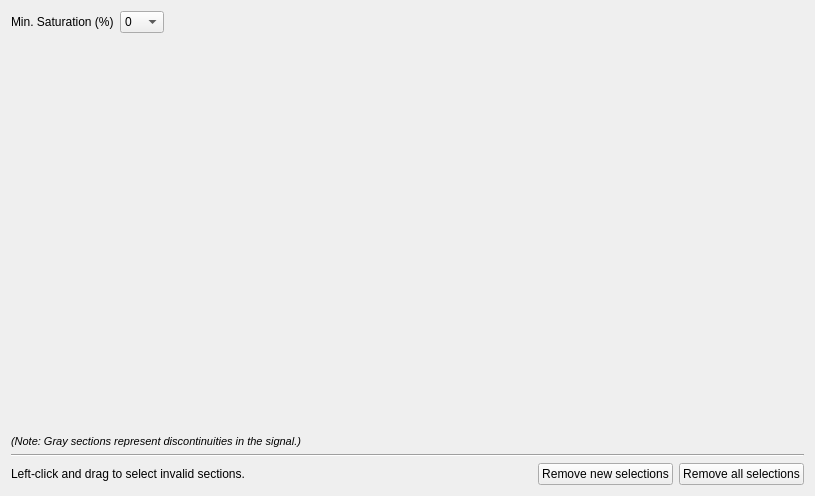
<?xml version="1.0" encoding="UTF-8"?>
<ui version="4.0">
 <class>OxymeterView</class>
 <widget class="QWidget" name="OxymeterView">
  <property name="geometry">
   <rect>
    <x>0</x>
    <y>0</y>
    <width>815</width>
    <height>496</height>
   </rect>
  </property>
  <property name="windowTitle">
   <string>Form</string>
  </property>
  <layout class="QVBoxLayout" name="verticalLayout" stretch="0,1,0,0,0">
   <item>
    <layout class="QHBoxLayout" name="horizontalLayout_2" stretch="0,0,0">
     <item>
      <widget class="QLabel" name="label">
       <property name="text">
        <string>Min. Saturation (%)</string>
       </property>
      </widget>
     </item>
     <item>
      <widget class="QComboBox" name="ymin_comboBox">
       <item>
        <property name="text">
         <string>0</string>
        </property>
       </item>
       <item>
        <property name="text">
         <string>10</string>
        </property>
       </item>
       <item>
        <property name="text">
         <string>20</string>
        </property>
       </item>
       <item>
        <property name="text">
         <string>30</string>
        </property>
       </item>
       <item>
        <property name="text">
         <string>40</string>
        </property>
       </item>
       <item>
        <property name="text">
         <string>50</string>
        </property>
       </item>
       <item>
        <property name="text">
         <string>60</string>
        </property>
       </item>
       <item>
        <property name="text">
         <string>70</string>
        </property>
       </item>
       <item>
        <property name="text">
         <string>80</string>
        </property>
       </item>
       <item>
        <property name="text">
         <string>90</string>
        </property>
       </item>
      </widget>
     </item>
     <item>
      <spacer name="horizontalSpacer_2">
       <property name="orientation">
        <enum>Qt::Horizontal</enum>
       </property>
       <property name="sizeHint" stdset="0">
        <size>
         <width>40</width>
         <height>20</height>
        </size>
       </property>
      </spacer>
     </item>
    </layout>
   </item>
   <item>
    <widget class="OxymeterDrawArea" name="oxymeter_draw_area" native="true"/>
   </item>
   <item>
    <widget class="QLabel" name="label_2">
     <property name="font">
      <font>
       <pointsize>8</pointsize>
       <italic>true</italic>
      </font>
     </property>
     <property name="text">
      <string>(Note: Gray sections represent discontinuities in the signal.)</string>
     </property>
    </widget>
   </item>
   <item>
    <widget class="Line" name="line">
     <property name="orientation">
      <enum>Qt::Horizontal</enum>
     </property>
    </widget>
   </item>
   <item>
    <layout class="QHBoxLayout" name="horizontalLayout">
     <item>
      <widget class="QLabel" name="label_3">
       <property name="text">
        <string>Left-click and drag to select invalid sections.</string>
       </property>
      </widget>
     </item>
     <item>
      <spacer name="horizontalSpacer">
       <property name="orientation">
        <enum>Qt::Horizontal</enum>
       </property>
       <property name="sizeHint" stdset="0">
        <size>
         <width>40</width>
         <height>20</height>
        </size>
       </property>
      </spacer>
     </item>
     <item>
      <widget class="QPushButton" name="remove_new_pushButton">
       <property name="toolTip">
        <string>Remove all new selections, keep the ones that we already saved.</string>
       </property>
       <property name="text">
        <string>Remove new selections</string>
       </property>
      </widget>
     </item>
     <item>
      <widget class="QPushButton" name="remove_all_pushButton">
       <property name="toolTip">
        <string>Remove all selections, including the ones that we already saved.</string>
       </property>
       <property name="text">
        <string>Remove all selections</string>
       </property>
      </widget>
     </item>
    </layout>
   </item>
  </layout>
 </widget>
 <customwidgets>
  <customwidget>
   <class>OxymeterDrawArea</class>
   <extends>QWidget</extends>
   <header>widgets.OxymeterDrawArea</header>
   <container>1</container>
  </customwidget>
 </customwidgets>
 <resources/>
 <connections>
  <connection>
   <sender>remove_all_pushButton</sender>
   <signal>clicked()</signal>
   <receiver>OxymeterView</receiver>
   <slot>remove_all_clicked()</slot>
   <hints>
    <hint type="sourcelabel">
     <x>741</x>
     <y>469</y>
    </hint>
    <hint type="destinationlabel">
     <x>407</x>
     <y>247</y>
    </hint>
   </hints>
  </connection>
  <connection>
   <sender>remove_new_pushButton</sender>
   <signal>clicked()</signal>
   <receiver>OxymeterView</receiver>
   <slot>remove_new_clicked()</slot>
   <hints>
    <hint type="sourcelabel">
     <x>602</x>
     <y>469</y>
    </hint>
    <hint type="destinationlabel">
     <x>407</x>
     <y>247</y>
    </hint>
   </hints>
  </connection>
  <connection>
   <sender>ymin_comboBox</sender>
   <signal>currentTextChanged(QString)</signal>
   <receiver>OxymeterView</receiver>
   <slot>min_saturation_change()</slot>
   <hints>
    <hint type="sourcelabel">
     <x>153</x>
     <y>22</y>
    </hint>
    <hint type="destinationlabel">
     <x>407</x>
     <y>247</y>
    </hint>
   </hints>
  </connection>
 </connections>
 <slots>
  <slot>remove_new_clicked()</slot>
  <slot>remove_all_clicked()</slot>
  <slot>min_saturation_change()</slot>
 </slots>
</ui>
